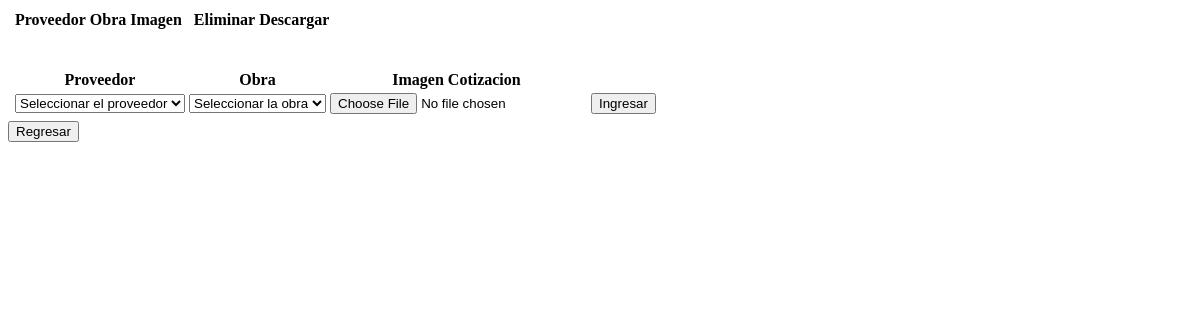
/view/CotizacionImagenView.php, run on an earlier commit of the app's database.
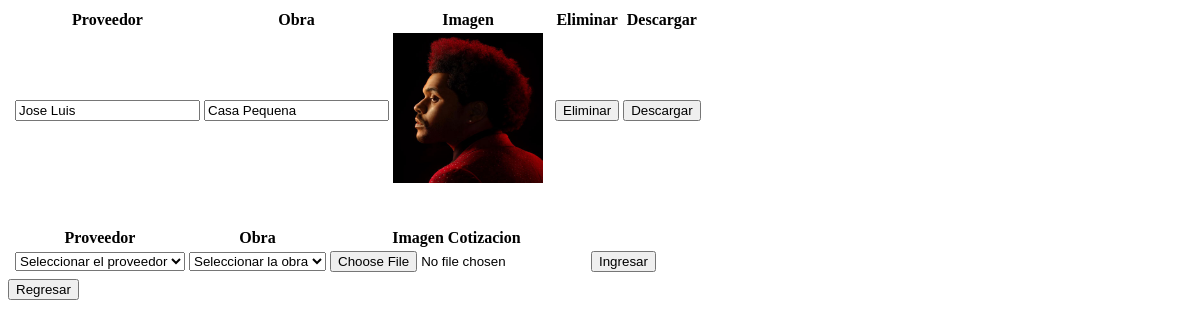
And on a later commit of the database.
### tables this page shows
CREATE TABLE `tbcotizacion` (
  `tbcotizacionid` int(11) NOT NULL,
  `tbobraid` int(11) NOT NULL,
  `tbproveedorid` int(11) NOT NULL,
  `tbcotizacionimagenid` int(11) NOT NULL
);

CREATE TABLE `tbproveedor` (
  `tbproveedorid` int(11) NOT NULL,
  `tbproveedornombre` text NOT NULL,
  `tbproveedorapellido` text NOT NULL,
  `tbproveedorcomercio` text NOT NULL,
  `tbproveedorcedula` varchar(12) NOT NULL,
  `tbproveedortelefono` int(11) NOT NULL,
  `tbproveedorcorreo` text NOT NULL
);

CREATE TABLE `tbobra` (
  `tbobraid` int(11) NOT NULL,
  `tbobranombre` varchar(100) NOT NULL,
  `tbobradescripcion` text NOT NULL,
  `tbclienteid` int(11) NOT NULL,
  `tbobrafechainicio` date NOT NULL,
  `tbobrafechaentrega` date NOT NULL,
  `tbobrafechaestimadofinalizacion` date NOT NULL,
  `tbobracostoestimado` int(11) NOT NULL,
  `tbobracostofinalizado` int(11) NOT NULL,
  `tbobradiasfinalizacionanticipada` int(11) NOT NULL,
  `tbobradiasfinalizacionatrasado` int(11) NOT NULL,
  `tbobraganancia` int(11) NOT NULL,
  `tbobraperdida` int(11) NOT NULL,
  `tbobradiasestimadoobra` int(11) NOT NULL,
  `tbobrafinalizada` tinyint(4) NOT NULL
);

CREATE TABLE `tbcotizacionimagen` (
  `tbcotizacionimagenid` int(11) NOT NULL,
  `tbcotizacionimagenruta` varchar(200) NOT NULL,
  `tbcotizacionimagenactivo` tinyint(1) NOT NULL
);

### data/CotizacionData.php (called while the page is built, shortened)
<?php
class CotizacionData extends Data {
    public function getAllCotizacion() {
        $conn = mysqli_connect($this->server, $this->user, $this->password, $this->db);
        $conn->set_charset('utf8');
        $querySelect = "SELECT * FROM tbcotizacion;";
        $result = mysqli_query($conn, $querySelect);
        $Cotizaciones = [];
        while ($row = mysqli_fetch_array($result)) {
            $currentCotizacion = new Cotizacion($row['tbcotizacionid'], $row['tbproveedorid'],
            $row['tbobraid'], $row['tbcotizacionimagenid']);
            array_push($Cotizaciones, $currentCotizacion);
        }
        return $Cotizaciones;
    }
}
?>

### business/CotizacionBusiness.php (called while the page is built, shortened)
<?php
include '../data/CotizacionData.php';
class CotizacionBusiness {
    private $CotizacionData;
    public function CotizacionBusiness() {
        $this->CotizacionData = new CotizacionData();
    }
    public function getAllCotizacion() {
        return $this->CotizacionData->getAllCotizacion();
    }
}

### data/ProveedorData.php (called while the page is built, shortened)
<?php
class ProveedorData extends Data{
    public function getProveedor($provedoorId)
    {
        $conn = mysqli_connect($this->server, $this->user, $this->password, $this->db);
        $conn->set_charset('utf8');
        $querySelect = "SELECT * FROM tbproveedor WHERE tbproveedorid = " . $provedoorId . " ;";
        $result = mysqli_query($conn, $querySelect);
        $nombreProveedor = "";
        while ($row = mysqli_fetch_array($result)) {
            if($row['tbproveedorid'] == $provedoorId){
            $nombreProveedor = $row['tbproveedornombre'];
            }
        }
        return $nombreProveedor;
    }
}

### business/ProveedorBusiness.php (called while the page is built, shortened)
<?php
include '../data/ProveedorData.php';
class ProveedorBusiness{
    private $ProveedorData;
    public function ProveedorBusiness() {
        $this->ProveedorData = new ProveedorData();
    }
    public function getProveedor($proveedorId) {
        return $this->ProveedorData->getProveedor($proveedorId);
    }
}
?>

### data/ObrasData.php (called while the page is built, shortened)
<?php
class ObrasData extends Data {
    public function getObra($obraId)
    {
        $conn = mysqli_connect($this->server, $this->user, $this->password, $this->db);
        $conn->set_charset('utf8');
        $querySelect = "SELECT * FROM tbobra WHERE tbobraid = " . $obraId . " ;";
        $result = mysqli_query($conn, $querySelect);
        $nombreObra = "";
        while ($row = mysqli_fetch_array($result)) {
            if($row['tbobraid'] == $obraId){
            $nombreObra = $row['tbobranombre'];
            }
        }
        return $nombreObra;
    }
}

### business/ObrasBusiness.php (called while the page is built, shortened)
<?php
include '../data/ObrasData.php';
class ObrasBusiness {
    private $ObrasData;
    public function ObrasBusiness() {
        $this->ObrasData = new ObrasData();
    }
    public function getObra($obraId){
        return $this->ObrasData->getObra($obraId);
    }
}

### data/CotizacionImagenData.php (called while the page is built, shortened)
<?php
class CotizacionImagenData extends Data{
    public function getCotizacionImagen($cotizacionimagenId)
    {
        $conn = mysqli_connect($this->server, $this->user, $this->password, $this->db);
        $conn->set_charset('utf8');
        $querySelect = "SELECT * FROM tbcotizacionimagen WHERE tbcotizacionimagenid = " . $cotizacionimagenId . " ;";
        $result = mysqli_query($conn, $querySelect);
        $cotizacionimagen = "";
        while ($row = mysqli_fetch_array($result)) {
            if($row['tbcotizacionimagenid'] == $cotizacionimagenId){
            $cotizacionimagen = $row['tbcotizacionimagenruta'];
            }
        }
        return $cotizacionimagen;
    }
}

### business/CotizacionImagenBusiness.php (called while the page is built, shortened)
<?php
include '../data/CotizacionImagenData.php';
class CotizacionImagenBusiness{
    private $CotizacionImagenData;
    public function CotizacionImagenBusiness(){
        $this->CotizacionImagenData = new CotizacionImagenData();
    }
    public function getCotizacionImagen($cotizacionimagenId){
        return $this->CotizacionImagenData->getCotizacionImagen($cotizacionimagenId);
    }
}

### view/CotizacionImagenView.php (the view, shortened to what the changed rows need)
<!DOCTYPE html>
<html lang="en">
<head>
    <?php
       include '../business/ObrasBusiness.php';
       include '../business/CotizacionBusiness.php';
       include '../business/ProveedorBusiness.php';
       include '../business/CotizacionImagenBusiness.php';
    ?>
</head>
<body>
    <table>
    <tr>
        <th></th>
        <th>Proveedor</th>
        <th>Obra</th>
        <th>Imagen</th>
        <th></th>
        <th></th>
        <th>Eliminar</th>
        <th>Descargar</th>
        </tr>
        <tbody id="buscar">
        <?php
            $CotizacionBusiness = new CotizacionBusiness();
            $CotizacionImagenBusiness = new CotizacionImagenBusiness();
            $ProveedorBusiness = new ProveedorBusiness();
            $ObrasBusiness = new ObrasBusiness();
            $allCotizacion = $CotizacionBusiness->getAllCotizacion();
            foreach ($allCotizacion as $current) {
                    echo '<form method="POST" enctype="multipart/form-data" action="../business/CotizacionImagenAction.php">';
                    echo '<td><input readonly type="hidden" name="cotizacionid" id="cotizacionid" value="' . $current->getCotizacionId() . '"/></td>';
                    echo '<td><input type="text" readonly name="proveedorid" id="proveedorid" value="' . $ProveedorBusiness->getProveedor($current->getProveedorId()) . '"/></td>';
                    echo '<td><input type="text" readonly name="obraid" id="obraid" value="' . $ObrasBusiness->getObra($current->getObraId()) . '"/></td>';
                    echo '<td><img src="../cotizacionimages/'.$CotizacionImagenBusiness->getCotizacionImagen($current->getCotizacionImagenId()).'" name="idCotizacionimagen" id="idCotizacionimagen" alt="" value="" width="150" height="150"></td>';
                    echo '<td><input readonly type="hidden" name="cotizacionimagenid" id="cotizacionimagenid" value="' . $CotizacionImagenBusiness->getIdCotizacionImagen($CotizacionImagenBusiness->getCotizacionImagen($current->getCotizacionImagenId())) . '"/></td>';
                    echo '<td><input readonly type="hidden" name="cotizacionimagen" id="cotizacionimagen" value="' . $CotizacionImagenBusiness->getCotizacionImagen($current->getCotizacionImagenId()) . '"/></td>';
                    echo '<td><button type="submit" name="delete" id="delete">Eliminar</button></td>';
                    echo '<td><button type="submit" name="download" id="download">Descargar</button></td>';
                    echo '</form>';
                }
                ?>
        </tbody>
    </table>
    <br><br>
    <table>
        <tr>
        <th></th>
        <th>Proveedor</th>
        <th>Obra</th>
        <th>Imagen Cotizacion</th>
        </tr>
    </table>
</body>
</html>

What changed in the data, as far as the page shows it:
added tbcotizacion: proveedorid "Jose Luis", obraid "Casa Pequena", tbcotizacionimagenid.tbcotizacionimagenruta (picture)
